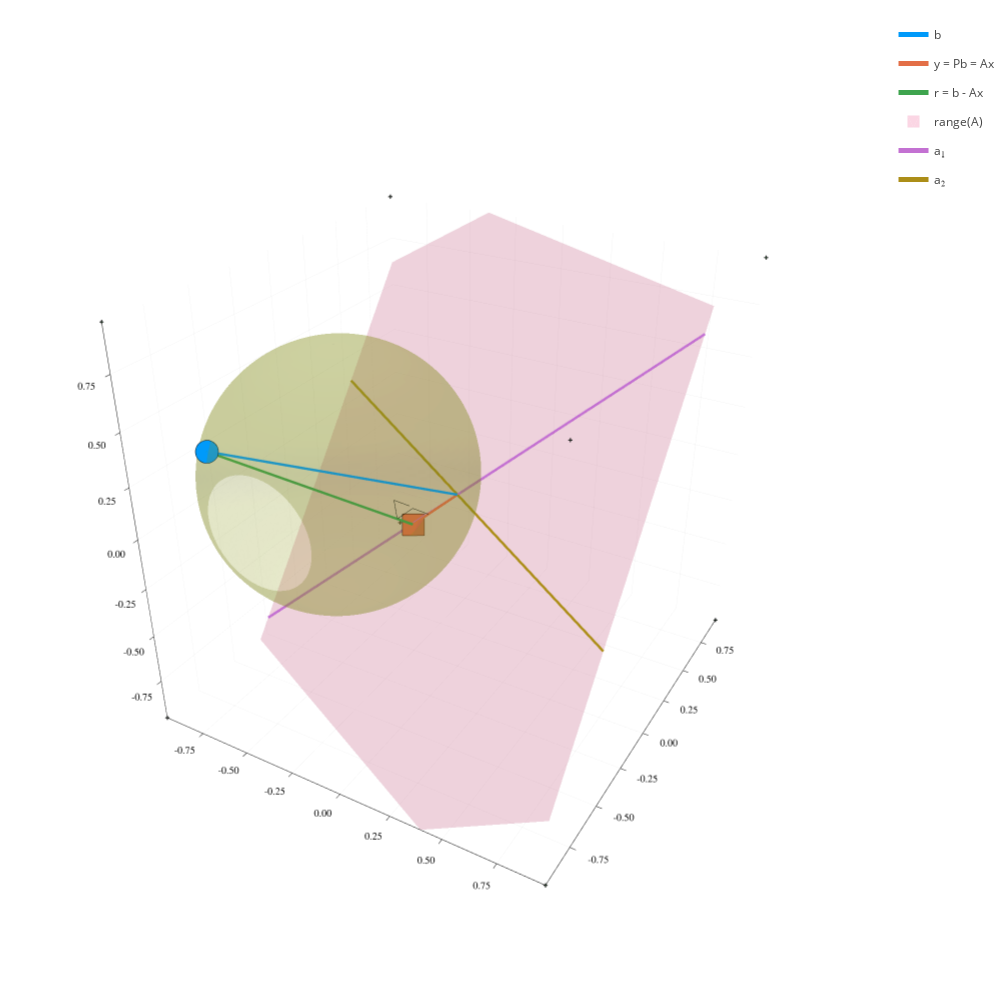

Here is the notebook cell this chart was saved with:
### Code cell
A = randn(3,2);
p = plot_ls_diagram(A,b);

N = 128
θ = LinRange(0,2π,N)
ϕ = LinRange(-π/2,π/2,div(N,2))

x = midpoint[1] .+ radius * cos.(θ) * cos.(ϕ)'
y = midpoint[2] .+ radius * sin.(θ) * cos.(ϕ)'
z = midpoint[3] .+ radius * ones(length(θ)) * sin.(ϕ)'
surface!(p,x,y,z,c=10, fillalpha=0.5, colorbar = false)

### Figure 1 — Plotly figure (JSON) as saved in the notebook; plotly's stock layout.template omitted (floating-point values rounded to 4 significant figures; data arrays with more than 128 entries replaced by an {"elided": "..."} marker saying what was removed)
{"data": [{"colorbar": {"title": ""}, "hoverinfo": "text", "legendgroup": "b", "line": {"color": "rgba(0, 154, 250, 1.000)", "dash": "solid", "shape": "linear", "width": 5}, "mode": "lines", "name": "b", "scene": "scene", "showlegend": true, "text": ["b:<br>-0.60<br>-0.88<br>+0.47", "b:<br>-0.60<br>-0.88<br>+0.47"], "type": "scatter3d", "x": [0, -0.6027], "xaxis": "x", "y": [0, -0.8757], "yaxis": "y", "z": [0, 0.4696], "zaxis": "z", "zmax": 0.8159, "zmin": -0.3463}, {"colorbar": {"title": ""}, "legendgroup": "", "line": {"color": "rgba(0, 154, 250, 1.000)", "dash": "solid", "shape": "linear", "width": 5}, "marker": {"color": "rgba(0, 154, 250, 1.000)", "line": {"color": "rgba(0, 0, 0, 1.000)", "width": 1}, "size": 8, "symbol": "octagon"}, "mode": "lines+markers", "name": "", "scene": "scene", "showlegend": false, "type": "scatter3d", "x": [-0.6027], "xaxis": "x", "y": [-0.8757], "yaxis": "y", "z": [0.4696], "zaxis": "z", "zmax": 0.8159, "zmin": -0.3463}, {"colorbar": {"title": ""}, "legendgroup": "", "marker": {"color": "rgba(62, 164, 78, 1.000)", "line": {"color": "rgba(0, 0, 0, 1.000)", "width": 1}, "size": 2, "symbol": "cross"}, "mode": "markers", "name": "", "scene": "scene", "showlegend": false, "type": "scatter3d", "x": [-0.9633, 0.9633, -0.9633, 0.9633, -0.9633, 0.9633, -0.9633, 0.9633], "xaxis": "x", "y": [-0.9633, -0.9633, 0.9633, 0.9633, -0.9633, -0.9633, 0.9633, 0.9633], "yaxis": "y", "z": [-0.9633, -0.9633, -0.9633, -0.9633, 0.9633, 0.9633, 0.9633, 0.9633], "zaxis": "z", "zmax": 0.8159, "zmin": -0.3463}, {"colorbar": {"title": ""}, "hoverinfo": "text", "legendgroup": "y = Pb = Ax", "line": {"color": "rgba(227, 111, 71, 1.000)", "dash": "solid", "shape": "linear", "width": 5}, "mode": "lines", "name": "y = Pb = Ax", "scene": "scene", "showlegend": true, "text": ["x:<br>+0.45<br>+0.00<br>y:<br>-0.20<br>-0.05<br>-0.19", "x:<br>+0.45<br>+0.00<br>y:<br>-0.20<br>-0.05<br>-0.19"], "type": "scatter3d", "x": [0, -0.2039], "xaxis": "x", "y": [0, -0.0525], "yaxis": "y", "z": [0, -0.1891], "zaxis": "z", "zmax": 0.8159, "zmin": -0.3463}, {"colorbar": {"title": ""}, "legendgroup": "", "line": {"color": "rgba(227, 111, 71, 1.000)", "dash": "solid", "shape": "linear", "width": 5}, "marker": {"color": "rgba(227, 111, 71, 1.000)", "line": {"color": "rgba(0, 0, 0, 1.000)", "width": 1}, "size": 8, "symbol": "square"}, "mode": "lines+markers", "name": "", "scene": "scene", "showlegend": false, "type": "scatter3d", "x": [-0.2039], "xaxis": "x", "y": [-0.0525], "yaxis": "y", "z": [-0.1891], "zaxis": "z", "zmax": 0.8159, "zmin": -0.3463}, {"colorbar": {"title": ""}, "hoverinfo": "text", "legendgroup": "r = b - Ax", "line": {"color": "rgba(62, 164, 78, 1.000)", "dash": "solid", "shape": "linear", "width": 5}, "mode": "lines", "name": "r = b - Ax", "scene": "scene", "showlegend": true, "text": ["r:<br>-0.40<br>-0.82<br>+0.66", "r:<br>-0.40<br>-0.82<br>+0.66"], "type": "scatter3d", "x": [-0.2039, -0.6027], "xaxis": "x", "y": [-0.0525, -0.8757], "yaxis": "y", "z": [-0.1891, 0.4696], "zaxis": "z", "zmax": 0.8159, "zmin": -0.3463}, {"color": "rgba(237, 94, 147, 0.500)", "colorbar": {"title": ""}, "colorscale": [[0, "rgba(237, 94, 147, 0.500)"], [1, "rgba(237, 94, 147, 0.500)"]], "hoverinfo": "none", "name": "range(A)", "opacity": 0.5, "scene": "scene", "showlegend": true, "showscale": false, "type": "mesh3d", "x": [0.3976, -0.9633, 0.9633, -0.9633, 0.9633, -0.3976], "xaxis": "x", "y": [-0.9633, -0.3041, -0.9633, 0.9633, 0.3041, 0.9633], "yaxis": "y", "z": [-0.9633, -0.9633, -0.6208, 0.6208, 0.9633, 0.9633], "zaxis": "z", "zmax": 0.8159, "zmin": -0.3463}, {"colorbar": {"title": ""}, "hoverinfo": "text", "legendgroup": "a₁", "line": {"color": "rgba(195, 113, 210, 1.000)", "dash": "solid", "shape": "linear", "width": 5}, "mode": "lines", "name": "a₁", "scene": "scene", "showlegend": true, "text": ["a₁:<br>-0.46<br>-0.11<br>-0.42", "a₁:<br>-0.46<br>-0.11<br>-0.42"], "type": "scatter3d", "x": [0.9633, -0.9633], "xaxis": "x", "y": [0.2326, -0.2326], "yaxis": "y", "z": [0.874, -0.874], "zaxis": "z", "zmax": 0.8159, "zmin": -0.3463}, {"colorbar": {"title": ""}, "hoverinfo": "text", "legendgroup": "a₂", "line": {"color": "rgba(172, 142, 24, 1.000)", "dash": "solid", "shape": "linear", "width": 5}, "mode": "lines", "name": "a₂", "scene": "scene", "showlegend": true, "text": ["a₂:<br>+1.93<br>-1.12<br>-0.23", "a₂:<br>+1.93<br>-1.12<br>-0.23"], "type": "scatter3d", "x": [-0.9633, 0.9633], "xaxis": "x", "y": [0.5577, -0.5577], "yaxis": "y", "z": [0.1138, -0.1138], "zaxis": "z", "zmax": 0.8159, "zmin": -0.3463}, {"colorbar": {"title": ""}, "legendgroup": "", "line": {"color": "rgba(0, 0, 0, 1.000)", "dash": "solid", "shape": "linear", "width": 1}, "mode": "lines", "name": "", "scene": "scene", "showlegend": false, "type": "scatter3d", "x": [-0.1318, -0.1672, -0.2392], "xaxis": "x", "y": [-0.03394, -0.107, -0.1255], "yaxis": "y", "z": [-0.1222, -0.06381, -0.1306], "zaxis": "z", "zmax": 0.8159, "zmin": -0.3463}, {"colorbar": {"title": ""}, "legendgroup": "", "line": {"color": "rgba(0, 0, 0, 1.000)", "dash": "solid", "shape": "linear", "width": 1}, "mode": "lines", "name": "", "scene": "scene", "showlegend": false, "type": "scatter3d", "x": [-0.2635, -0.2989, -0.2392], "xaxis": "x", "y": [0.01324, -0.05979, -0.1255], "yaxis": "y", "z": [-0.143, -0.08457, -0.1306], "zaxis": "z", "zmax": 0.8159, "zmin": -0.3463}, {"colorbar": {"title": ""}, "colorscale": [[0, "rgba(142, 151, 30, 0.500)"], [1, "rgba(142, 151, 30, 0.500)"]], "hoverinfo": "none", "name": "", "opacity": 0.5, "scene": "scene", "showlegend": false, "showscale": false, "type": "surface", "x": {"elided": "128x64 float values"}, "xaxis": "x", "y": {"elided": "128x64 float values"}, "yaxis": "y", "z": {"elided": "128x64 float values"}, "zaxis": "z", "zmax": 0.8159, "zmin": -0.3463}], "layout": {"annotations": [], "height": 1000, "legend_position": {"bgcolor": "rgba(255, 255, 255, 1.000)", "bordercolor": "rgba(0, 0, 0, 1.000)", "borderwidth": 1, "font": {"color": "rgba(0, 0, 0, 1.000)", "family": "sans-serif", "size": 11}, "title": {"font": {"color": "rgba(0, 0, 0, 1.000)", "family": "sans-serif", "size": 15}, "text": ""}, "tracegroupgap": 0, "traceorder": "normal", "x": 1, "xanchor": "auto", "y": 1, "yanchor": "auto"}, "margin": {"b": 20, "l": 0, "r": 0, "t": 20}, "paper_bgcolor": "rgba(255, 255, 255, 1.000)", "plot_bgcolor": "rgba(255, 255, 255, 1.000)", "scene": {"camera": {"eye": {"x": 1.126, "y": -1.95, "z": 1.3}}, "domain": {"x": [0.04838, 0.9961], "y": [0.01505, 0.9961]}, "xaxis": {"gridcolor": "rgba(0, 0, 0, 0.100)", "gridwidth": 0.5, "linecolor": "rgba(0, 0, 0, 1.000)", "mirror": false, "range": [-0.9633, 0.9633], "showgrid": true, "showline": true, "showticklabels": true, "tickangle": 0, "tickcolor": "rgb(0, 0, 0)", "tickfont": {"color": "rgba(0, 0, 0, 1.000)", "family": "sans-serif", "size": 11}, "tickmode": "array", "ticks": "inside", "ticktext": ["-0.75", "-0.50", "-0.25", "0.00", "0.25", "0.50", "0.75"], "tickvals": [-0.75, -0.5, -0.25, 0, 0.25, 0.5, 0.75], "title": "", "titlefont": {"color": "rgba(0, 0, 0, 1.000)", "family": "sans-serif", "size": 15}, "type": "-", "visible": true, "zeroline": false, "zerolinecolor": "rgba(0, 0, 0, 1.000)"}, "yaxis": {"gridcolor": "rgba(0, 0, 0, 0.100)", "gridwidth": 0.5, "linecolor": "rgba(0, 0, 0, 1.000)", "mirror": false, "range": [-0.9633, 0.9633], "showgrid": true, "showline": true, "showticklabels": true, "tickangle": 0, "tickcolor": "rgb(0, 0, 0)", "tickfont": {"color": "rgba(0, 0, 0, 1.000)", "family": "sans-serif", "size": 11}, "tickmode": "array", "ticks": "inside", "ticktext": ["-0.75", "-0.50", "-0.25", "0.00", "0.25", "0.50", "0.75"], "tickvals": [-0.75, -0.5, -0.25, 0, 0.25, 0.5, 0.75], "title": "", "titlefont": {"color": "rgba(0, 0, 0, 1.000)", "family": "sans-serif", "size": 15}, "type": "-", "visible": true, "zeroline": false, "zerolinecolor": "rgba(0, 0, 0, 1.000)"}, "zaxis": {"gridcolor": "rgba(0, 0, 0, 0.100)", "gridwidth": 0.5, "linecolor": "rgba(0, 0, 0, 1.000)", "mirror": false, "range": [-0.9633, 0.9633], "showgrid": true, "showline": true, "showticklabels": true, "tickangle": 0, "tickcolor": "rgb(0, 0, 0)", "tickfont": {"color": "rgba(0, 0, 0, 1.000)", "family": "sans-serif", "size": 11}, "tickmode": "array", "ticks": "inside", "ticktext": ["-0.75", "-0.50", "-0.25", "0.00", "0.25", "0.50", "0.75"], "tickvals": [-0.75, -0.5, -0.25, 0, 0.25, 0.5, 0.75], "title": "", "titlefont": {"color": "rgba(0, 0, 0, 1.000)", "family": "sans-serif", "size": 15}, "type": "-", "visible": true, "zeroline": false, "zerolinecolor": "rgba(0, 0, 0, 1.000)"}}, "showlegend": true, "width": 1000}}
